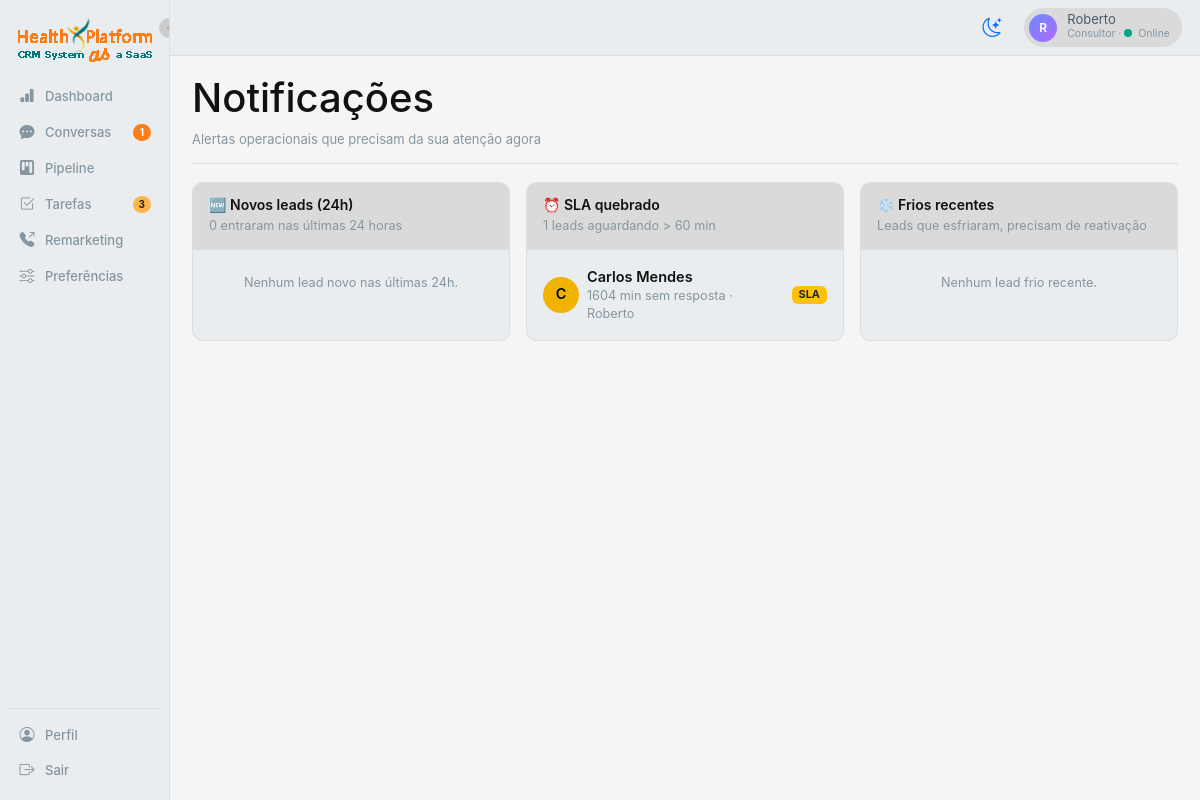
Screenshot of /notificacoes (signed in) with the database file from the repository.
### app.py (models this page shows, shortened)
class User(db.Model):
    __tablename__ = 'users'
    id = db.Column(db.Integer, primary_key=True)
    name = db.Column(db.String(120), nullable=False)
    email = db.Column(db.String(120), unique=True, nullable=False)
    password_hash = db.Column(db.String(255), nullable=False)
    role = db.Column(db.String(20), default='consultor')
    weekly_quota = db.Column(db.Integer, default=20)
    is_online = db.Column(db.Boolean, default=True)
    is_active = db.Column(db.Boolean, default=True)
    is_blocked = db.Column(db.Boolean, default=False)
    blocked_reason = db.Column(db.String(255), default='')
    created_at = db.Column(db.DateTime, default=datetime.utcnow)
    manager_id = db.Column(db.Integer, db.ForeignKey('users.id'))
    manager = db.relationship('User', remote_side=[id], backref='subordinados')
    favorite_templates = db.Column(db.String(255), default='')
    favorite_followups = db.Column(db.String(255), default='')
    cadence_per_day = db.Column(db.Integer, default=2)
    cadence_days = db.Column(db.Integer, default=3)
    cadence_interval_hours = db.Column(db.Integer, default=3)

class Lead(db.Model):
    __tablename__ = 'leads'
    id = db.Column(db.Integer, primary_key=True)
    name = db.Column(db.String(120), nullable=False)
    phone = db.Column(db.String(40))
    email = db.Column(db.String(120))
    company = db.Column(db.String(120))
    source = db.Column(db.String(60), default='manual')
    source_visible_to_consultor = db.Column(db.Boolean, default=False)
    stage = db.Column(db.String(40), default='mensagem_enviada')
    owner_id = db.Column(db.Integer, db.ForeignKey('users.id'))
    tags = db.Column(db.String(255), default='')
    notes = db.Column(db.Text, default='')
    created_at = db.Column(db.DateTime, default=datetime.utcnow)
    last_message_at = db.Column(db.DateTime)
    last_inbound_at = db.Column(db.DateTime)
    last_outbound_at = db.Column(db.DateTime)
    sent_without_response = db.Column(db.Integer, default=0)
    tem_cnpj = db.Column(db.Boolean)
    categoria = db.Column(db.String(20))
    vidas = db.Column(db.Integer)
    preferencia_contato = db.Column(db.String(20), default='whatsapp')
    budget = db.Column(db.Float, default=0.0)
    moved_to_remarketing_at = db.Column(db.DateTime)
    fups_sent_today = db.Column(db.Integer, default=0)
    fups_last_date = db.Column(db.Date)
    stage_entered_at = db.Column(db.DateTime, default=datetime.utcnow)
    owner = db.relationship('User', backref='leads')
    @property
    def sla_minutes(self):
        if not self.last_inbound_at:
            return None
        if self.last_outbound_at and self.last_outbound_at > self.last_inbound_at:
            return None
        delta = datetime.utcnow() - self.last_inbound_at
        return int(delta.total_seconds() // 60)

### app.py (the view)
@app.route('/notificacoes')
@login_required
def notificacoes():
    u = current_user()
    base = Lead.query if u.role == 'admin' else Lead.query.filter_by(owner_id=u.id)
    novos = base.filter(Lead.created_at >= datetime.utcnow() - timedelta(hours=24)).all()
    sla_quebrado = []
    for lead in base.all():
        if lead.sla_minutes and lead.sla_minutes > 60:
            sla_quebrado.append(lead)
    frios_recentes = base.filter(Lead.stage == 'lead_frio').limit(10).all()
    return render_template('notificacoes.html',
        novos=novos,
        sla_quebrado=sla_quebrado,
        frios=frios_recentes,
    )

### app.py (called while the page is built)
def current_user():
    uid = session.get('user_id')
    if not uid:
        return None
    return db.session.get(User, uid)

def login_required(f):
    @wraps(f)
    def wrap(*args, **kwargs):
        if not session.get('user_id'):
            return redirect(url_for('login'))
        return f(*args, **kwargs)
    return wrap

def filter_leads_by_visibility(query, user):
    if user.role == 'master':
        return query
    if user.role == 'coordenador':
        return query.filter(Lead.owner_id.in_(visible_user_ids(user)))
    if user.role == 'lider':
        return query.filter(db.false())
    if user.role == 'admin':
        return query
    return query.filter(Lead.owner_id == user.id)

### templates/notificacoes.html (shortened to what this page needs)
{% extends "base.html" %}
{% block content %}
<div class="page-header">
  <div>
    <h1 class="page-title">Notificações</h1>
    <p class="page-subtitle">Alertas operacionais que precisam da sua atenção agora</p>
  </div>
</div>
<div class="row g-3">
  <div class="col-lg-4">
    <div class="card-cv h-100">
      <div class="card-cv-header d-flex align-items-center justify-content-between">
        <div>
          <h5 class="mb-0">🆕 Novos leads (24h)</h5>
          <span class="muted small">{{ novos|length }} entraram nas últimas 24 horas</span>
        </div>
      </div>
      <div class="p-2">
        {% if novos %}
          {% for lead in novos %}
            <a href="{{ url_for('conversas', lead_id=lead.id) }}"
               class="d-flex align-items-center gap-2 p-2 rounded notif-item">
              <div class="avatar-sm">{{ lead.name[0]|upper }}</div>
              <div class="flex-grow-1">
                <div class="fw-semibold">{{ lead.name }}</div>
                <div class="muted small">
                  {{ lead.source or 'sem origem' }} ·
                  {{ lead.owner.name if lead.owner else 'sem dono' }}
                </div>
              </div>
              <span class="badge bg-secondary">{{ lead.stage|replace('_', ' ') }}</span>
            </a>
          {% endfor %}
        {% else %}
          <div class="empty-state p-3">
            <div class="muted small">Nenhum lead novo nas últimas 24h.</div>
          </div>
        {% endif %}
      </div>
    </div>
  </div>
  <div class="col-lg-4">
    <div class="card-cv h-100">
      <div class="card-cv-header d-flex align-items-center justify-content-between">
        <div>
          <h5 class="mb-0">⏰ SLA quebrado</h5>
          <span class="muted small">{{ sla_quebrado|length }} leads aguardando &gt; 60 min</span>
        </div>
      </div>
      <div class="p-2">
        {% if sla_quebrado %}
          {% for lead in sla_quebrado %}
            <a href="{{ url_for('conversas', lead_id=lead.id) }}"
               class="d-flex align-items-center gap-2 p-2 rounded notif-item">
              <div class="avatar-sm avatar-warn">{{ lead.name[0]|upper }}</div>
              <div class="flex-grow-1">
                <div class="fw-semibold">{{ lead.name }}</div>
                <div class="muted small">
                  {{ lead.sla_minutes }} min sem resposta · {{ lead.owner.name if lead.owner else '—' }}
                </div>
              </div>
              <span class="badge bg-warning text-dark">SLA</span>
            </a>
          {% endfor %}
        {% else %}
          <div class="empty-state p-3">
            <div class="muted small">SLA dentro do esperado. 🎯</div>
          </div>
        {% endif %}
      </div>
    </div>
  </div>
  <div class="col-lg-4">
    <div class="card-cv h-100">
      <div class="card-cv-header d-flex align-items-center justify-content-between">
        <div>
          <h5 class="mb-0">❄️ Frios recentes</h5>
          <span class="muted small">Leads que esfriaram, precisam de reativação</span>
        </div>
      </div>
      <div class="p-2">
        {% if frios %}
          {% for lead in frios %}
            <a href="{{ url_for('conversas', lead_id=lead.id) }}"
               class="d-flex align-items-center gap-2 p-2 rounded notif-item">
              <div class="avatar-sm avatar-cold">{{ lead.name[0]|upper }}</div>
              <div class="flex-grow-1">
                <div class="fw-semibold">{{ lead.name }}</div>
                <div class="muted small">
                  {{ lead.sent_without_response }} mensagens sem resposta
                </div>
              </div>
              <span class="badge bg-info text-dark">frio</span>
            </a>
          {% endfor %}
        {% else %}
          <div class="empty-state p-3">
            <div class="muted small">Nenhum lead frio recente.</div>
          </div>
        {% endif %}
      </div>
    </div>
  </div>
</div>
{% endblock %}

### templates/base.html (shortened to what this page needs)
<!doctype html>
<html lang="pt-BR">
<head>
  <link href="https://cdn.jsdelivr.net/npm/bootstrap@5.3.2/dist/css/bootstrap.min.css" rel="stylesheet">
  <link href="https://cdn.jsdelivr.net/npm/bootstrap-icons@1.11.2/font/bootstrap-icons.css" rel="stylesheet">
  <link rel="stylesheet" href="{{ url_for('static', filename='css/app.css') }}">
</head>
<body data-lead-id="{{ lead_id_for_js or '' }}" data-user-id="{{ current_user.id if current_user else '' }}"
  data-user-role="{{ current_user.role if current_user else '' }}">
  {% if current_user %}
  <div class="app-shell">
    <aside class="sidebar">
      <button type="button" class="sidebar-toggle" onclick="toggleSidebar()" title="Expandir/recolher menu">
        <i class="bi bi-chevron-left"></i>
      </button>
      <div class="brand" title="CRM Conversacional">
        <img src="{{ url_for('static', filename='imgs/logo.png') }}" alt="Logo" class="logo">
      </div>
      <a href="{{ url_for('dashboard') }}" data-tip="Dashboard"
        class="nav-item {% if active_nav == 'dashboard' %}active{% endif %}">
        <i class="bi bi-bar-chart-fill"></i><span class="nav-label">Dashboard</span>
      </a>
      {% if current_user.role in ('consultor', 'master', 'coordenador') %}
      <a href="{{ url_for('conversas') }}" data-tip="Conversas"
        class="nav-item {% if active_nav == 'conversas' %}active{% endif %}">
        <i class="bi bi-chat-dots-fill"></i>
        <span class="nav-label">Conversas</span>
        {% if unread_count and unread_count > 0 %}<span class="nav-badge">{{ unread_count }}</span>{% endif %}
      </a>
      <a href="{{ url_for('pipeline') }}" data-tip="Pipeline"
        class="nav-item {% if active_nav == 'pipeline' %}active{% endif %}">
        <i class="bi bi-kanban-fill"></i><span class="nav-label">Pipeline</span>
      </a>
      <a href="{{ url_for('tarefas') }}" data-tip="Tarefas"
        class="nav-item {% if active_nav == 'tarefas' %}active{% endif %}">
        <i class="bi bi-check2-square"></i><span class="nav-label">Tarefas</span>
        {% if pending_tasks and pending_tasks > 0 %}<span class="nav-badge nav-badge-warn">{{ pending_tasks }}</span>{%
        endif %}
      </a>
      <a href="{{ url_for('remarketing') }}" data-tip="Remarketing"
        class="nav-item {% if active_nav == 'remarketing' %}active{% endif %}">
        <i class="bi bi-telephone-outbound-fill"></i><span class="nav-label">Remarketing</span>
      </a>
      {% endif %}
      {% if current_user.role in ('consultor', 'master', 'coordenador') %}
      <a href="{{ url_for('preferencias') }}" data-tip="Preferências"
        class="nav-item {% if active_nav == 'preferencias' %}active{% endif %}">
        <i class="bi bi-sliders"></i><span class="nav-label">Preferências</span>
      </a>
      {% endif %}
      <div class="nav-bottom">
        <a href="{{ url_for('perfil') }}" data-tip="Perfil"
          class="nav-item {% if active_nav == 'perfil' %}active{% endif %}">
          <i class="bi bi-person-circle"></i><span class="nav-label">Perfil</span>
        </a>
        <a href="{{ url_for('logout') }}" data-tip="Sair" class="nav-item">
          <i class="bi bi-box-arrow-right"></i><span class="nav-label">Sair</span>
        </a>
      </div>
    </aside>
    <main class="main">
      <div class="topbar">
        <button id="themeToggle" class="btn btn-link text-decoration-none theme-toggle-btn"
          title="Alternar tema claro/escuro" type="button">
          <i id="themeIcon" class="bi bi-moon-stars"></i>
        </button>
        <div class="user-chip">
          <div class="avatar">{{ current_user.name[0]|upper }}</div>
          <div>
            <div class="user-name">{{ current_user.name }}</div>
            <div class="user-role-status">
              {% if current_user.role == 'admin' %}Administrador{% else %}Consultor{% endif %}
              · <span class="status-dot {% if current_user.is_online %}online{% else %}offline{% endif %}"></span>{% if
              current_user.is_online %}Online{% else %}Offline{% endif %}
            </div>
          </div>
        </div>
      </div>
      <div class="content {% block content_class %}{% endblock %}">
        {% block content %}{% endblock %}
      </div>
    </main>
  </div>
  {% else %}
  {% block anon %}{% endblock %}
  {% endif %}
</body>
</html>

### templates/notificacoes.html (style rules this page uses)
.notif-item { color: inherit; text-decoration: none; transition: background .15s; }
.avatar-sm { width: 36px; height: 36px; border-radius: 50%; background: var(--brand); color: #fff; display: flex; align-items: center; justify-content: center; font-weight: 600; font-size: .9rem; }
.avatar-warn { background: #f0b400; color: #000; }
.empty-state { text-align: center; }

### rows the page displays
User: name "R", name "Roberto"
Lead: name "C", name "Carlos Mendes", sla_minutes "1604", owner "Roberto"

### other values shown
{{ unread_count }} "1"
{{ pending_tasks }} "3"
{{ novos|length }} "0"
{{ sla_quebrado|length }} "1"
